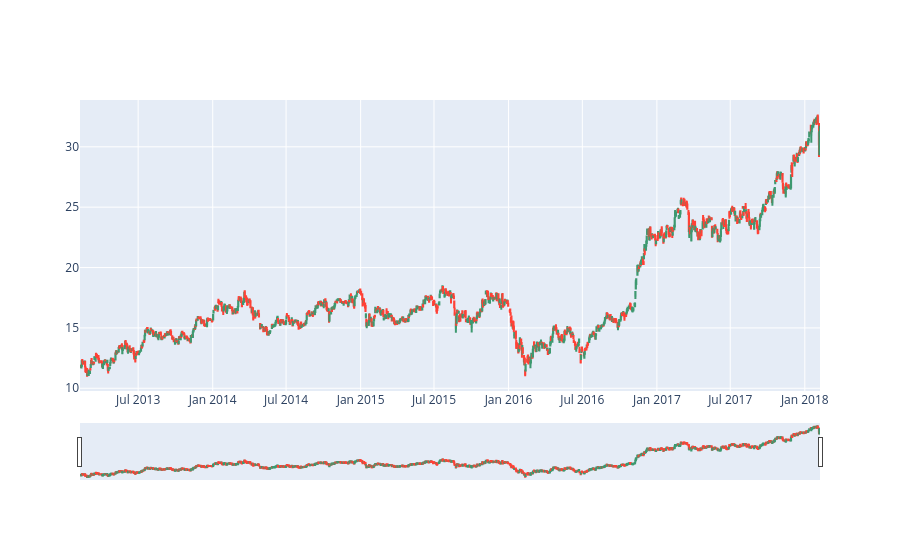

The notebook cell this image was saved under:
### Code cell
fig = go.Figure(data=[go.Candlestick(x=data1['date'],
                open=data1['open'],
                high=data1['high'],
                low=data1['low'],
                close=data1['close'])])

fig.show()

### Figure 1 — Plotly figure (JSON) as saved in the notebook; plotly's stock layout.template omitted (floating-point values rounded to 4 significant figures; data arrays with more than 128 entries replaced by an {"elided": "..."} marker saying what was removed)
{"data": [{"close": {"elided": "1259 float values"}, "high": {"elided": "1259 float values"}, "low": {"elided": "1259 float values"}, "open": {"elided": "1259 float values"}, "type": "candlestick", "x": {"elided": "1259 str values"}}], "layout": {}}
